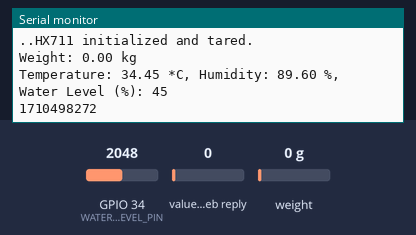
A sketch run on a simulated ESP32. On the bench: the last lines printed to the serial monitor. Inputs (shaded band) come from the test bench; at power-on: weight on the scale 0 g, value in the web reply 0, GPIO 34 (WATER_LEVEL_PIN) = 2048. WiFi joins after 1.5 s; servers stay silent unless stated; the local clock reads 2024-03-15 10:24:30 at power-on unless the sketch sets it; web services answer with replies made up by the test bench.

Above: at 2.2 s.
2.3 s: weight on the scale set to 100 g
At 3.9 s:
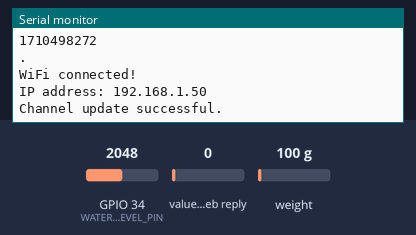
4.8 s: value in the web reply set to 2
At 17.8 s:
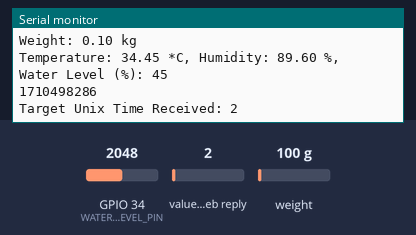
20.8 s: weight on the scale set to 1250 g
At 22.4 s:
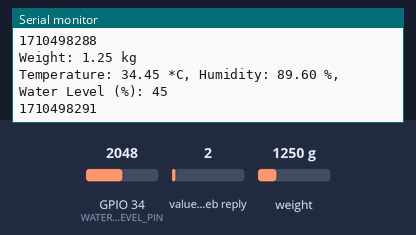
Timing chart, 0 to 23.9 s (numbered marks = the images above; inputs shaded):
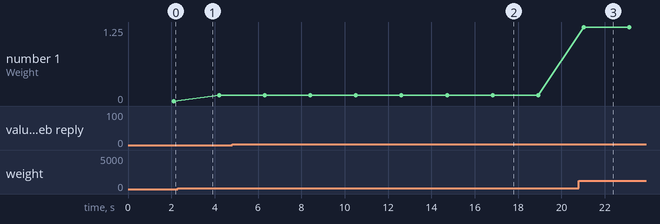

The sketch:

Weight_semnsor_basic_integration.ino
```cpp
/* Using Semaphore was essential here because :
Before Using Semaphore :
My WifiTask was not getting suffecient time to Initialise, before the resource was requested and subsequently allocated by the UploadTask. This was causing a reboot as
watchdog was getting triggered again and again, most probably because of a racearound condition, i.e task keeps indefinitely waiting for resource to be allocated.
The error message was something along the lines of Guru Meditation Error: Core 1 panic'ed (LoadProhibited). Exception was unhandled.

Suggestion #1
Key takaways : DHT11 is causing restarts when i'm uncommenting the livevalues reading functions, we might have to address this by implementing a mutex.

Suggestion #2
Key takeaways : Another modification that is needed to be done is : Implementing queues to share sensor data between tasks (between SensorTask and uploadTask)

Suggestion #3
Key takeaways : For POC, let me just hardcode the values, for now.

Suggestion #4
Key takeaways : Implement a structure, which holds the values of the global variables that are to be updated, pass the structure pointer by using the Queue.
*/
#include <Arduino.h>
#include <WiFi.h>
#include <WiFiClient.h>
#include <DHT.h>
#include <ThingSpeak.h>
#include <Wire.h>
#include <RTClib.h>
#include <TimeLib.h> // Include the TimeLib library for time conversion
#include <freertos/FreeRTOS.h>
#include <freertos/task.h>
#include <HX711.h> // Include the HX711 library

// WiFi credentials
const char *ssid = "LAPTOP-9F4J3MNK 0381";         // Replace with your WiFi SSID
const char *password = "r908#5K9"; // Replace with your WiFi password

RTC_DS3231 rtc;

// ThingSpeak API credentials
const char *writeApiKey = "ZTUA7YU1VFM9AG6O"; // Replace with your ThingSpeak Write API Key
const char *readApiKey = "PH28HG0KLLQJLA5O";  // Replace with your ThingSpeak Read API Key
int fieldNumberToRead = 7;                       // The ThingSpeak field number you want to read
long channelId = 2899351;                        // Replace with your ThingSpeak Channel ID
SemaphoreHandle_t wifiReadySemaphore;
QueueHandle_t targetTimeQueue;

// DHT11 sensor
#define DHTPIN 4    // Digital pin connected to the DHT11 sensor
#define DHTTYPE DHT11 // DHT 11
DHT dht(DHTPIN, DHTTYPE);

// Water level sensor
#define WATER_LEVEL_PIN 34 // Analog pin connected to the water level sensor

// Weight sensor (HX711)
#define DT_PIN 16 // Replace with your DT pin for HX711
#define SCK_PIN 17 // Replace with your SCK pin for HX711
HX711 scale;
float calibrationFactor = -7050; // Example value, NEEDS CALIBRATION

WiFiClient client;

// Time constants for data upload (in milliseconds)
const long uploadIntervalMs = 15000; // Upload data every 15 seconds
const TickType_t uploadDelayTicks = pdMS_TO_TICKS(uploadIntervalMs);

// Task handles
TaskHandle_t wifiTaskHandle = NULL;
TaskHandle_t sensorTaskHandle = NULL;
TaskHandle_t uploadTaskHandle = NULL;
TaskHandle_t readFieldTaskHandle = NULL;

// Global variables for sensor data
float temperature = NAN;
float humidity = NAN;
int waterLevelPercentage = -1;
float weightKgGlobal = NAN; // Global variable for weight
long globalreadField = 0;

// WiFi connection function for the WiFi task
void wifiTask(void *pvParameters) {
  Serial.println("WiFi Task started");
  WiFi.begin(ssid, password);

  while (WiFi.status() != WL_CONNECTED) {
    delay(500);
    Serial.print(".");
  }
  Serial.println("\nWiFi connected!");
  Serial.print("IP address: ");
  Serial.println(WiFi.localIP());
  ThingSpeak.begin(client);
  xSemaphoreGive(wifiReadySemaphore); // Signal that Wi-Fi is ready
  vTaskDelete(NULL);                // Delete WiFi task after connecting
}

// Sensor reading function for the sensor task
void sensorTask(void *pvParameters) {
  Serial.println("Sensor Task started");
  dht.begin();
  scale.begin(DT_PIN, SCK_PIN);
  scale.set_scale(calibrationFactor);
  scale.tare(); // Tare the scale

  Serial.println("HX711 initialized and tared.");

  for (;;) {
    // Read DHT11 sensor
    // float h = dht.readHumidity();
    // float t = dht.readTemperature();
    float h = 89.6;
    float t = 34.45;
    // Check if DHT readings are valid
    if (!isnan(h) && !isnan(t)) {
      temperature = t;
      humidity = h;
    } else {
      Serial.println("Failed to read from DHT sensor!");
    }

    // Read water level sensor (analog input)
    int rawWaterLevel = analogRead(WATER_LEVEL_PIN);
    // waterLevelPercentage = map(rawWaterLevel, 0, 4095, 0, 100); // Assuming 12-bit ADC
    waterLevelPercentage = 45;

    // Read weight sensor using the HX711 library
    if (scale.is_ready()) {
      weightKgGlobal = scale.get_units(); // Get weight in calibrated units (e.g., kg)
      Serial.print("Weight: ");
      Serial.print(weightKgGlobal);
      Serial.println(" kg");
    } else {
      Serial.println("HX711 not ready");
    }

    Serial.print("Temperature: ");
    Serial.print(temperature);
    Serial.print(" *C, Humidity: ");
    Serial.print(humidity);
    Serial.print(" %, Water Level (%): ");
    Serial.print(waterLevelPercentage);
    Serial.println();

    // Implementing the RTC code part here
    DateTime now = rtc.now();
    // **Get the current time as a Unix timestamp**
    time_t currentUnixTime = now.unixtime();
    Serial.println(currentUnixTime);
    if (xQueueReceive(targetTimeQueue, &globalreadField, 0) == pdTRUE) {
      long timeDifference = abs(globalreadField - currentUnixTime);
      Serial.print("Target Unix Time Received: ");
      Serial.println(globalreadField);
      if (timeDifference <= 5) {
        Serial.println("Helloooooo (from SensorTask - Time Match)!");
        //Suspend other tasks , only make the motorActuationTask run
        // Here you would send a message to the motor actuation task
      }
    }
    vTaskDelay(pdMS_TO_TICKS(2000)); // Read sensors every 2 seconds
  }
}

void readFieldTask(void *pvParameters) {
  for (;;) {
    if (WiFi.status() == WL_CONNECTED) {
      long fieldValue = ThingSpeak.readLongField(channelId, fieldNumberToRead, readApiKey);
      if (ThingSpeak.getLastReadStatus() == 200) {
        Serial.print("Read Value: ");
        Serial.println(fieldValue);
        xQueueOverwrite(targetTimeQueue, &fieldValue); // Send to the queue
      } else {
        Serial.print("Error reading field: ");
        Serial.println(ThingSpeak.getLastReadStatus());
      }
    } else {
      Serial.println("Error Connecting to Wi-Fi");
    }
    vTaskDelay(uploadDelayTicks);
  }
}

void uploadTask(void *pvParameters) {
  Serial.println("Upload Task started");
  xSemaphoreTake(wifiReadySemaphore, portMAX_DELAY); // Wait for Wi-Fi to be ready
  // vTaskDelay(pdMS_TO_TICKS(100)); // Small delay after getting semaphore
  for (;;) {
    if (WiFi.status() == WL_CONNECTED && !isnan(temperature) && !isnan(humidity) && waterLevelPercentage != -1) {
      ThingSpeak.setField(1, temperature);
      ThingSpeak.setField(2, humidity);
      ThingSpeak.setField(5, waterLevelPercentage);
      ThingSpeak.setField(6, weightKgGlobal); // Use the global weight variable

      int httpCode = ThingSpeak.writeFields(channelId, writeApiKey);

      if (httpCode == 200) // HTTP success code (HTTP_OK) has value 200
      {
        Serial.println("Channel update successful.");
      } else {
        Serial.println("Problem updating channel. HTTP error code " + httpCode);
      }
      vTaskDelay(uploadDelayTicks);
    }
  }
}

void setup() {
  Serial.begin(115200);
  Serial.println("ESP32 ThingSpeak Data Upload with FreeRTOS");
  if (!rtc.begin()) {
    Serial.println("Couldn't find RTC!");
    Serial.flush();
    while (1) {
      delay(10);
    }
  }
  // Create the binary semaphore BEFORE creating tasks
  wifiReadySemaphore = xSemaphoreCreateBinary();
  if (wifiReadySemaphore == NULL) {
    Serial.println("Error creating wifiReadySemaphore!");
    while (1)
      ; // Halt execution if semaphore creation fails
  }
  // Create the queue for target time
  targetTimeQueue = xQueueCreate(1, sizeof(long));
  if (targetTimeQueue == NULL) {
    Serial.println("Error creating targetTimeQueue!");
  }

  // Initialize HX711 scale
  scale.begin(DT_PIN, SCK_PIN);
  scale.set_scale(calibrationFactor);
  scale.tare(); // Tare the scale

  // Create tasks
  xTaskCreate(wifiTask, "WiFiTask", 2048, NULL, 5, &wifiTaskHandle);
  xTaskCreate(sensorTask, "SensorTask", 4096, NULL, 4, &sensorTaskHandle);
  xTaskCreate(uploadTask, "UploadTask", 4096, NULL, 3, &uploadTaskHandle); // Increased stack size
  xTaskCreate(readFieldTask, "ReadFieldTask", 4096, NULL, 3, &readFieldTaskHandle);

  // Tasks will now run independently, so no need for further code in setup
}

void loop() {
  // loop function is empty as tasks are running independently
}
```

Measured:
- after the input at 4.8 s, the serial monitor: prints a new line after 11.5 s (image 2)
- after the input at 20.8 s, the serial monitor: prints a new line after 0.23 s (image 3)
- plotted number 1: 0 → 0.1 after the input at 2.3 s, 0.1 → 1.25 after the input at 20.8 s
